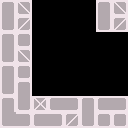

This is a level from a 2D game, rendered from its Tiled map with the project's own tilesets. A one-line summary and the complete map file follow:
An orthogonal 16x16 tile map with 8x8 px tiles, 1 tile layer (Tile Layer 1).

<map version="1.0" tiledversion="1.1.3" orientation="orthogonal" renderorder="right-down" width="16" height="16" tilewidth="8" tileheight="8" infinite="0" nextobjectid="1">
 <tileset firstgid="1" name="tiles" tilewidth="8" tileheight="8" tilecount="256" columns="16">
  <image source="../pub/assets/tiles.png" width="128" height="128" />
 </tileset>
 <layer name="Tile Layer 1" width="16" height="16">
  <data encoding="csv">
197,198,199,200,0,0,0,0,0,0,0,0,197,198,199,200,
213,214,215,216,0,0,0,0,0,0,0,0,213,214,215,216,
229,230,231,232,0,0,0,0,0,0,0,0,229,230,231,232,
245,246,247,248,0,0,0,0,0,0,0,0,245,246,247,248,
197,198,227,228,0,0,0,0,0,0,0,0,0,0,0,0,
213,214,243,244,0,0,0,0,0,0,0,0,0,0,0,0,
229,230,199,200,0,0,0,0,0,0,0,0,0,0,0,0,
245,246,215,216,0,0,0,0,0,0,0,0,0,0,0,0,
197,198,227,228,0,0,0,0,0,0,0,0,0,0,0,0,
213,214,243,244,0,0,0,0,0,0,0,0,0,0,0,0,
229,230,197,198,0,0,0,0,0,0,0,0,0,0,0,0,
245,246,213,214,0,0,0,0,0,0,0,0,0,0,0,0,
225,196,229,230,199,232,193,194,195,196,197,198,193,194,195,196,
213,214,245,246,247,216,209,210,211,212,213,214,209,210,211,212,
229,236,195,196,193,194,195,196,231,232,229,230,225,226,227,228,
245,210,211,212,209,210,211,212,247,248,245,246,241,242,243,244
</data>
 </layer>
</map>
